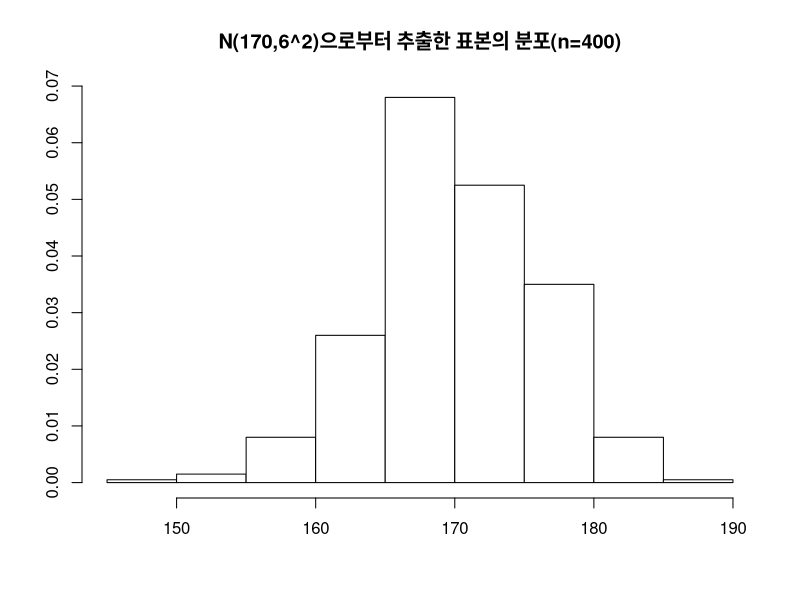

This figure's R source: (Note: this script raises an error after producing the figure.)
options(digits=5)
mu<-170
sigma<-6
# 유사난수
set.seed(5)
# 평균이 170이고 표준편차가 6인 정규분포, 400개 표본
smp<-rnorm(400,mean=mu,sd=sigma)
c(mean(smp), sd(smp))
hist(smp,prob=T,main="N(170,6^2)으로부터 추출한 표본의 분포(n=400)", xlab="",ylab="",col="white",border="black")
# 히스토그램 위에 점선으로 분포 표시
lines(x,nd,lty=2)

